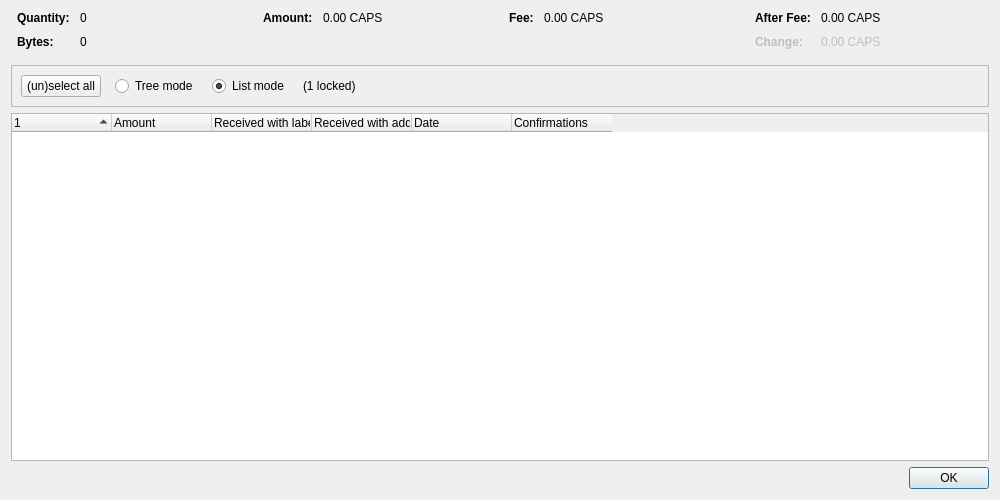
<?xml version="1.0" encoding="UTF-8"?>
<ui version="4.0">
 <class>CoinControlDialog</class>
 <widget class="QDialog" name="CoinControlDialog">
  <property name="geometry">
   <rect>
    <x>0</x>
    <y>0</y>
    <width>1000</width>
    <height>500</height>
   </rect>
  </property>
  <property name="windowTitle">
   <string>Coin Selection</string>
  </property>
  <layout class="QVBoxLayout" name="verticalLayout">
   <item>
    <layout class="QHBoxLayout" name="horizontalLayoutTop" stretch="0,0,0,0">
     <property name="topMargin">
      <number>0</number>
     </property>
     <property name="bottomMargin">
      <number>10</number>
     </property>
     <item>
      <layout class="QFormLayout" name="formLayoutCoinControl1">
       <property name="labelAlignment">
        <set>Qt::AlignLeft|Qt::AlignVCenter</set>
       </property>
       <property name="horizontalSpacing">
        <number>10</number>
       </property>
       <property name="verticalSpacing">
        <number>10</number>
       </property>
       <property name="leftMargin">
        <number>6</number>
       </property>
       <property name="rightMargin">
        <number>6</number>
       </property>
       <item row="0" column="0">
        <widget class="QLabel" name="labelCoinControlQuantityText">
         <property name="font">
          <font>
           <weight>75</weight>
           <bold>true</bold>
          </font>
         </property>
         <property name="text">
          <string>Quantity:</string>
         </property>
        </widget>
       </item>
       <item row="0" column="1">
        <widget class="QLabel" name="labelCoinControlQuantity">
         <property name="cursor">
          <cursorShape>IBeamCursor</cursorShape>
         </property>
         <property name="contextMenuPolicy">
          <enum>Qt::ActionsContextMenu</enum>
         </property>
         <property name="text">
          <string notr="true">0</string>
         </property>
         <property name="textInteractionFlags">
          <set>Qt::LinksAccessibleByMouse|Qt::TextSelectableByKeyboard|Qt::TextSelectableByMouse</set>
         </property>
        </widget>
       </item>
       <item row="1" column="0">
        <widget class="QLabel" name="labelCoinControlBytesText">
         <property name="font">
          <font>
           <weight>75</weight>
           <bold>true</bold>
          </font>
         </property>
         <property name="text">
          <string>Bytes:</string>
         </property>
        </widget>
       </item>
       <item row="1" column="1">
        <widget class="QLabel" name="labelCoinControlBytes">
         <property name="cursor">
          <cursorShape>IBeamCursor</cursorShape>
         </property>
         <property name="contextMenuPolicy">
          <enum>Qt::ActionsContextMenu</enum>
         </property>
         <property name="text">
          <string notr="true">0</string>
         </property>
         <property name="textInteractionFlags">
          <set>Qt::LinksAccessibleByMouse|Qt::TextSelectableByKeyboard|Qt::TextSelectableByMouse</set>
         </property>
        </widget>
       </item>
      </layout>
     </item>
     <item>
      <layout class="QFormLayout" name="formLayoutCoinControl2">
       <property name="horizontalSpacing">
        <number>10</number>
       </property>
       <property name="verticalSpacing">
        <number>10</number>
       </property>
       <property name="leftMargin">
        <number>6</number>
       </property>
       <property name="rightMargin">
        <number>6</number>
       </property>
       <item row="0" column="0">
        <widget class="QLabel" name="labelCoinControlAmountText">
         <property name="font">
          <font>
           <weight>75</weight>
           <bold>true</bold>
          </font>
         </property>
         <property name="text">
          <string>Amount:</string>
         </property>
        </widget>
       </item>
       <item row="0" column="1">
        <widget class="QLabel" name="labelCoinControlAmount">
         <property name="cursor">
          <cursorShape>IBeamCursor</cursorShape>
         </property>
         <property name="contextMenuPolicy">
          <enum>Qt::ActionsContextMenu</enum>
         </property>
         <property name="text">
          <string notr="true">0.00 CAPS</string>
         </property>
         <property name="textInteractionFlags">
          <set>Qt::LinksAccessibleByMouse|Qt::TextSelectableByKeyboard|Qt::TextSelectableByMouse</set>
         </property>
        </widget>
       </item>
      </layout>
     </item>
     <item>
      <layout class="QFormLayout" name="formLayoutCoinControl3">
       <property name="horizontalSpacing">
        <number>10</number>
       </property>
       <property name="verticalSpacing">
        <number>10</number>
       </property>
       <property name="leftMargin">
        <number>6</number>
       </property>
       <property name="rightMargin">
        <number>6</number>
       </property>
       <item row="0" column="0">
        <widget class="QLabel" name="labelCoinControlFeeText">
         <property name="font">
          <font>
           <weight>75</weight>
           <bold>true</bold>
          </font>
         </property>
         <property name="text">
          <string>Fee:</string>
         </property>
        </widget>
       </item>
       <item row="0" column="1">
        <widget class="QLabel" name="labelCoinControlFee">
         <property name="cursor">
          <cursorShape>IBeamCursor</cursorShape>
         </property>
         <property name="contextMenuPolicy">
          <enum>Qt::ActionsContextMenu</enum>
         </property>
         <property name="text">
          <string notr="true">0.00 CAPS</string>
         </property>
         <property name="textInteractionFlags">
          <set>Qt::LinksAccessibleByMouse|Qt::TextSelectableByKeyboard|Qt::TextSelectableByMouse</set>
         </property>
        </widget>
       </item>
      </layout>
     </item>
     <item>
      <layout class="QFormLayout" name="formLayoutCoinControl4">
       <property name="labelAlignment">
        <set>Qt::AlignLeft|Qt::AlignVCenter</set>
       </property>
       <property name="horizontalSpacing">
        <number>10</number>
       </property>
       <property name="verticalSpacing">
        <number>10</number>
       </property>
       <property name="leftMargin">
        <number>6</number>
       </property>
       <property name="rightMargin">
        <number>6</number>
       </property>
       <item row="0" column="0">
        <widget class="QLabel" name="labelCoinControlAfterFeeText">
         <property name="font">
          <font>
           <weight>75</weight>
           <bold>true</bold>
          </font>
         </property>
         <property name="text">
          <string>After Fee:</string>
         </property>
        </widget>
       </item>
       <item row="0" column="1">
        <widget class="QLabel" name="labelCoinControlAfterFee">
         <property name="cursor">
          <cursorShape>IBeamCursor</cursorShape>
         </property>
         <property name="contextMenuPolicy">
          <enum>Qt::ActionsContextMenu</enum>
         </property>
         <property name="text">
          <string notr="true">0.00 CAPS</string>
         </property>
         <property name="textInteractionFlags">
          <set>Qt::LinksAccessibleByMouse|Qt::TextSelectableByKeyboard|Qt::TextSelectableByMouse</set>
         </property>
        </widget>
       </item>
       <item row="1" column="0">
        <widget class="QLabel" name="labelCoinControlChangeText">
         <property name="enabled">
          <bool>false</bool>
         </property>
         <property name="font">
          <font>
           <weight>75</weight>
           <bold>true</bold>
          </font>
         </property>
         <property name="text">
          <string>Change:</string>
         </property>
        </widget>
       </item>
       <item row="1" column="1">
        <widget class="QLabel" name="labelCoinControlChange">
         <property name="enabled">
          <bool>false</bool>
         </property>
         <property name="cursor">
          <cursorShape>IBeamCursor</cursorShape>
         </property>
         <property name="contextMenuPolicy">
          <enum>Qt::ActionsContextMenu</enum>
         </property>
         <property name="text">
          <string notr="true">0.00 CAPS</string>
         </property>
         <property name="textInteractionFlags">
          <set>Qt::LinksAccessibleByMouse|Qt::TextSelectableByKeyboard|Qt::TextSelectableByMouse</set>
         </property>
        </widget>
       </item>
      </layout>
     </item>
    </layout>
   </item>
   <item>
    <widget class="QFrame" name="frame">
     <property name="minimumSize">
      <size>
       <width>0</width>
       <height>40</height>
      </size>
     </property>
     <property name="frameShape">
      <enum>QFrame::StyledPanel</enum>
     </property>
     <property name="frameShadow">
      <enum>QFrame::Sunken</enum>
     </property>
     <layout class="QHBoxLayout" name="horizontalLayout">
      <item>
       <layout class="QHBoxLayout" name="horizontalLayoutPanel" stretch="0,0,0,0,0">
        <property name="spacing">
         <number>14</number>
        </property>
        <item>
         <widget class="QPushButton" name="pushButtonSelectAll">
          <property name="sizePolicy">
           <sizepolicy hsizetype="Maximum" vsizetype="Fixed">
            <horstretch>0</horstretch>
            <verstretch>0</verstretch>
           </sizepolicy>
          </property>
          <property name="text">
           <string>(un)select all</string>
          </property>
          <property name="autoDefault">
           <bool>false</bool>
          </property>
         </widget>
        </item>
        <item>
         <widget class="QRadioButton" name="radioTreeMode">
          <property name="sizePolicy">
           <sizepolicy hsizetype="Maximum" vsizetype="Fixed">
            <horstretch>0</horstretch>
            <verstretch>0</verstretch>
           </sizepolicy>
          </property>
          <property name="text">
           <string>Tree mode</string>
          </property>
         </widget>
        </item>
        <item>
         <widget class="QRadioButton" name="radioListMode">
          <property name="sizePolicy">
           <sizepolicy hsizetype="Maximum" vsizetype="Fixed">
            <horstretch>0</horstretch>
            <verstretch>0</verstretch>
           </sizepolicy>
          </property>
          <property name="text">
           <string>List mode</string>
          </property>
          <property name="checked">
           <bool>true</bool>
          </property>
         </widget>
        </item>
        <item>
         <widget class="QLabel" name="labelLocked">
          <property name="text">
           <string notr="true">(1 locked)</string>
          </property>
         </widget>
        </item>
        <item>
         <spacer name="horizontalSpacer">
          <property name="orientation">
           <enum>Qt::Horizontal</enum>
          </property>
          <property name="sizeHint" stdset="0">
           <size>
            <width>40</width>
            <height>20</height>
           </size>
          </property>
         </spacer>
        </item>
       </layout>
      </item>
     </layout>
    </widget>
   </item>
   <item>
    <widget class="CoinControlTreeWidget" name="treeWidget">
     <property name="contextMenuPolicy">
      <enum>Qt::CustomContextMenu</enum>
     </property>
     <property name="sortingEnabled">
      <bool>false</bool>
     </property>
     <property name="columnCount">
      <number>6</number>
     </property>
     <attribute name="headerShowSortIndicator" stdset="0">
      <bool>true</bool>
     </attribute>
     <attribute name="headerStretchLastSection">
      <bool>false</bool>
     </attribute>
     <column>
      <property name="text">
       <string/>
      </property>
     </column>
     <column>
      <property name="text">
       <string>Amount</string>
      </property>
     </column>
     <column>
      <property name="text">
       <string>Received with label</string>
      </property>
     </column>
     <column>
      <property name="text">
       <string>Received with address</string>
      </property>
     </column>
     <column>
      <property name="text">
       <string>Date</string>
      </property>
     </column>
     <column>
      <property name="text">
       <string>Confirmations</string>
      </property>
      <property name="toolTip">
       <string>Confirmed</string>
      </property>
     </column>
     <column>
      <property name="text">
       <string/>
      </property>
     </column>
     <column>
      <property name="text">
       <string/>
      </property>
     </column>
     <column>
      <property name="text">
       <string/>
      </property>
     </column>
     <column>
      <property name="text">
       <string/>
      </property>
     </column>
    </widget>
   </item>
   <item>
    <widget class="QDialogButtonBox" name="buttonBox">
     <property name="orientation">
      <enum>Qt::Horizontal</enum>
     </property>
     <property name="standardButtons">
      <set>QDialogButtonBox::Ok</set>
     </property>
    </widget>
   </item>
  </layout>
 </widget>
 <customwidgets>
  <customwidget>
   <class>CoinControlTreeWidget</class>
   <extends>QTreeWidget</extends>
   <header>qt/coincontroltreewidget.h</header>
  </customwidget>
 </customwidgets>
 <resources/>
 <connections/>
</ui>
